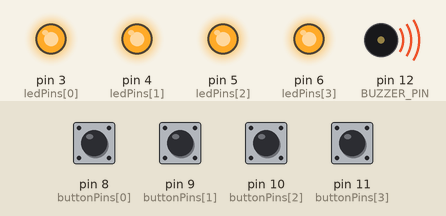
The sketch below on a simulated Arduino Uno, built with avr-gcc and run on an emulated ATmega328P. Shown: output pins drawn as LEDs (lit = HIGH), buzzer (waves = sounding). The test bench sets the inputs (shaded band); at power-on: pin 8 (buttonPins[0]), pin 9 (buttonPins[1]), pin 10 (buttonPins[2]), pin 11 (buttonPins[3]) HIGH.

Above: at 1.2 s.
1.3 s: pin 8 (buttonPins[0]) pulled LOW for 0.15 s
At 1.38 s:
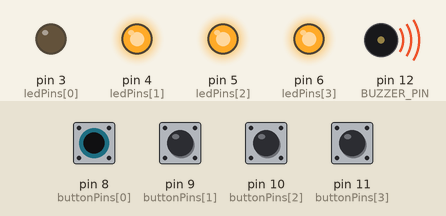
2.9 s: pin 9 (buttonPins[1]) pulled LOW for 0.15 s
At 2.97 s:
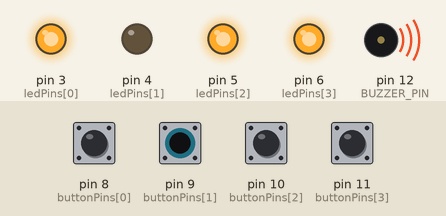
4.5 s: pin 10 (buttonPins[2]) pulled LOW for 0.15 s
At 4.57 s:
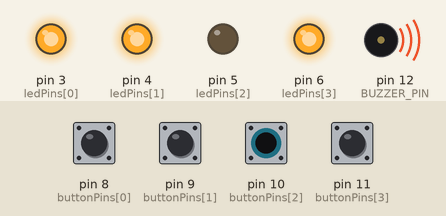
6.1 s: pin 11 (buttonPins[3]) pulled LOW for 0.15 s
At 6.17 s:
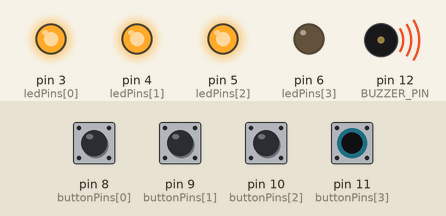
7.7 s: pin 8 (buttonPins[0]) driven LOW and pin 9 (buttonPins[1]) driven LOW
At 8.4 s:
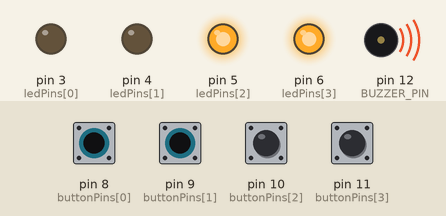
9.2 s: pin 10 (buttonPins[2]) pulled LOW for 1 s
At 10.0 s:
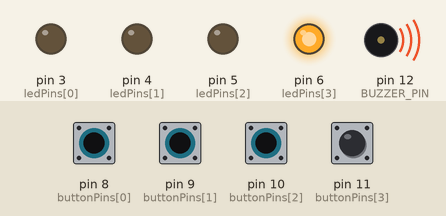
Timing chart, 0 to 12.2 s (numbered marks = the images above; inputs shaded):
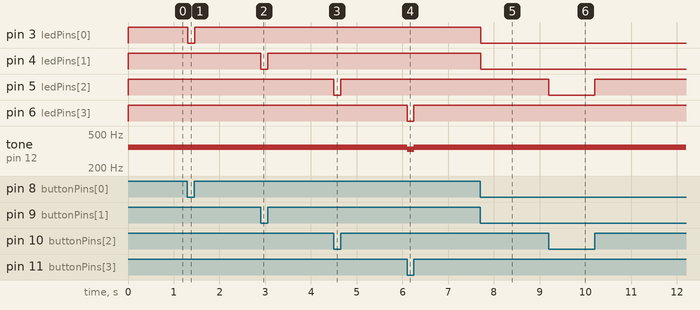

Measured:
- after the input at 1.3 s, pin 3 (ledPins[0]): HIGH → LOW at once, → HIGH 0.15 s later
- after the input at 2.9 s, pin 4 (ledPins[1]): HIGH → LOW at once, → HIGH 0.15 s later
- after the input at 4.5 s, pin 5 (ledPins[2]): HIGH → LOW at once, → HIGH 0.15 s later
- after the input at 6.1 s, pin 6 (ledPins[3]): HIGH → LOW at once, → HIGH 0.15 s later; tone on pin 12 (BUZZER_PIN): 349 Hz → 330 Hz at once, → 349 Hz 0.15 s later
- after the input at 7.7 s, pin 3 (ledPins[0]), pin 4 (ledPins[1]): HIGH → LOW at once
- after the input at 9.2 s, pin 5 (ledPins[2]): HIGH → LOW at once, → HIGH 1.0 s later

The sketch:

light_piano_code.ino
```cpp
/*
  Έργο: Φωτεινό Πιάνο (Light Piano)
  Μήνας: 1 (Εισαγωγή στα Κυκλώματα)
  Περιγραφή: Ένα απλό πιάνο που χρησιμοποιεί 4 κουμπιά, 4 LED και ένα Piezo Buzzer.
             Πατώντας ένα κουμπί ανάβει το αντίστοιχο LED και παίζει μια νότα.

  Διαμόρφωση Κυκλώματος (Wiring):
  - Κουμπιά: Pins 3, 4, 5, 6 (Συνδέονται στο 5V όταν πατηθούν)
  - LED:     Pins 8, 9, 10, 11 (Θετικό σκέλος στο pin, Αρνητικό στη Γείωση/GND μέσω αντίστασης 220Ω)
  - Buzzer:  Pin 12 (Θετικό σκέλος στο pin, Αρνητικό στη Γείωση/GND)

  Σημείωση: Χρησιμοποιούμε INPUT_PULLUP για τα κουμπιά. Αυτό σημαίνει ότι η λογική HIGH (1)
            είναι "πατημένο" και η λογική LOW (0) είναι "μη πατημένο".
*/

// --- ΣΤΑΘΕΡΕΣ & ΟΡΙΣΜΟΙ ---

// Ορισμός των συχνοτήτων για τις νότες μας (Κλίμακα Ντο Ματζόρε: C4, D4, E4, F4, G4)
// Μπορείτε να αλλάξετε αυτούς τους αριθμούς για να αλλάξετε τον τόνο!
#define NOTE_C4  262
#define NOTE_D4  294
#define NOTE_E4  330
#define NOTE_F4  349

// Ορισμοί Pin
const int BUZZER_PIN = 12;

// Οι πίνακες (arrays) για την αποθήκευση των αριθμών pin κάνουν τον κώδικα πιο καθαρό
const int ledPins[] = {3, 4, 5, 6};
const int buttonPins[] = {8, 9, 10, 11};

// Πίνακας για την αντιστοίχιση των νοτών σε κάθε κουμπί
const int notes[]      = {NOTE_C4, NOTE_D4, NOTE_E4, NOTE_F4};

// Υπολογισμός αριθμού πλήκτρων με βάση το μέγεθος του πίνακα (θα πρέπει να είναι 5)
const int numKeys = 4;

void setup() {
  // --- Η SETUP ΕΚΤΕΛΕΙΤΑΙ ΜΙΑ ΦΟΡΑ ---

  // Ρύθμιση του Buzzer
  pinMode(BUZZER_PIN, OUTPUT);

  // Ρύθμιση Κουμπιών και LED χρησιμοποιώντας βρόχο (loop)
  for (int i = 0; i < numKeys; i++) {
    // Τα κουμπιά χρησιμοποιούν εσωτερικές αντιστάσεις pull-up.
    // Αυτό απλοποιεί την καλωδίωση: συνδέστε απλά Κουμπί -> Pin και Κουμπί -> Γείωση (GND).
    pinMode(buttonPins[i], INPUT_PULLUP);

    // Τα LED είναι τυπικές έξοδοι (outputs)
    pinMode(ledPins[i], OUTPUT);
  }

  // Γρήγορος έλεγχος ήχου κατά την εκκίνηση (Προαιρετικό: Παίζει μια κλίμακα προς τα πάνω)
  //playStartupSound();
}

void loop() {
  // --- Η LOOP ΕΚΤΕΛΕΙΤΑΙ ΓΙΑ ΠΑΝΤΑ ---

  bool keyIsPressed = false; // Σημαία (Flag) για να παρακολουθούμε αν ΚΑΠΟΙΟ πλήκτρο είναι πατημένο

  // Έλεγχος κάθε κουμπιού για να δούμε αν είναι πατημένο
  for (int i = 0; i < numKeys; i++) {

    // Ανάγνωση της κατάστασης του κουμπιού.
    // HIGH σημαίνει πατημένο επειδή χρησιμοποιούμε INPUT_PULLUP και συνδέουμε στο 5V.
    if (digitalRead(buttonPins[i]) == HIGH) {

      // 1. Άναμμα του συγκεκριμένου LED
      digitalWrite(ledPins[i], HIGH);

      // 2. Αναπαραγωγή της συγκεκριμένης νότας
      tone(BUZZER_PIN, notes[i]);

      // Σημειώνουμε ότι βρήκαμε πατημένο πλήκτρο
      keyIsPressed = true;

    } else {
      // Αν αυτό το συγκεκριμένο κουμπί ΔΕΝ είναι πατημένο, βεβαιωθείτε ότι το LED του είναι σβηστό
      digitalWrite(ledPins[i], LOW);
    }
  }

  // Αν ΚΑΝΕΝΑ πλήκτρο δεν πατήθηκε κατά τη διάρκεια αυτού του βρόχου, σίγαση του buzzer
  if (!keyIsPressed) {
    noTone(BUZZER_PIN);
    digitalWrite(BUZZER_PIN, HIGH);
  }


  // Μια μικρή καθυστέρηση βοηθά στη σταθερότητα
  delay(10);
}

// --- ΒΟΗΘΗΤΙΚΕΣ ΣΥΝΑΡΤΗΣΕΙΣ ---

void playStartupSound() {
  // Αναβοσβήνει τα LED και παίζει νότες γρήγορα για να δείξει ότι το σύστημα είναι έτοιμο
  for (int i = 0; i < numKeys; i++) {
    digitalWrite(ledPins[i], HIGH);
    tone(BUZZER_PIN, notes[i], 100); // Παίζει για 100ms
    delay(100);
    digitalWrite(ledPins[i], LOW);
  }
  noTone(BUZZER_PIN);
}
```
